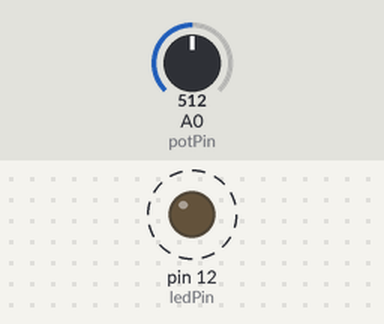
The sketch below on a simulated Arduino Uno, built with avr-gcc and run on an emulated ATmega328P. On the bench: output pins drawn as LEDs (lit = HIGH). Dashed ring = blinking. The inputs (shaded band) are chosen by the test bench; at power-on: A0 (potPin) = 512.

Above: at 1.9 s.
2.0 s: A0 (potPin) set to 122
At 2.71 s:
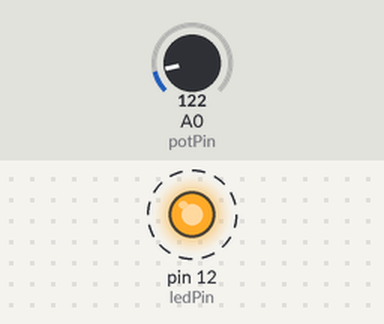
5.5 s: A0 (potPin) set to 0
At 5.76 s:
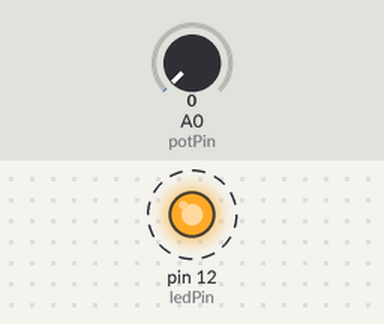
Timing chart, 0 to 15.0 s (numbered marks = the images above; inputs shaded):
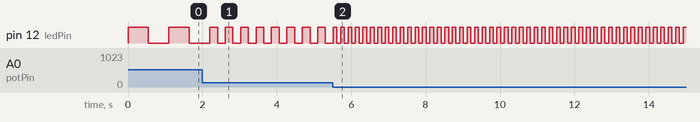

Measured:
- after the input at 2.0 s, pin 12 (ledPin): alternates HIGH for 0.21 s and LOW for 0.21 s, starting after 0.41 s
- after the input at 5.5 s, pin 12 (ledPin): alternates HIGH for 0.10 s and LOW for 0.10 s, starting after 0.11 s
- by itself, pin 12 (ledPin): alternates HIGH for 0.55 s and LOW for 0.55 s

The sketch:

5-Blink-variable-rate.ino
```cpp
// Pin definitions
const int ledPin = 12;    // LED connected to digital pin 12
const int potPin = A0;    // Potentiometer connected to analog pin A0

void setup() {
  pinMode(ledPin, OUTPUT);  // Set LED pin as an output
}

void loop() {
  int potValue = analogRead(potPin);          // Read the potentiometer (0 to 1023)
  int delayTime = map(potValue, 0, 1023, 100, 1000); // Map to 100–1000 ms delay

  digitalWrite(ledPin, HIGH);   // Turn the LED on
  delay(delayTime);             // Wait
  digitalWrite(ledPin, LOW);    // Turn the LED off
  delay(delayTime);             // Wait again
}
```
